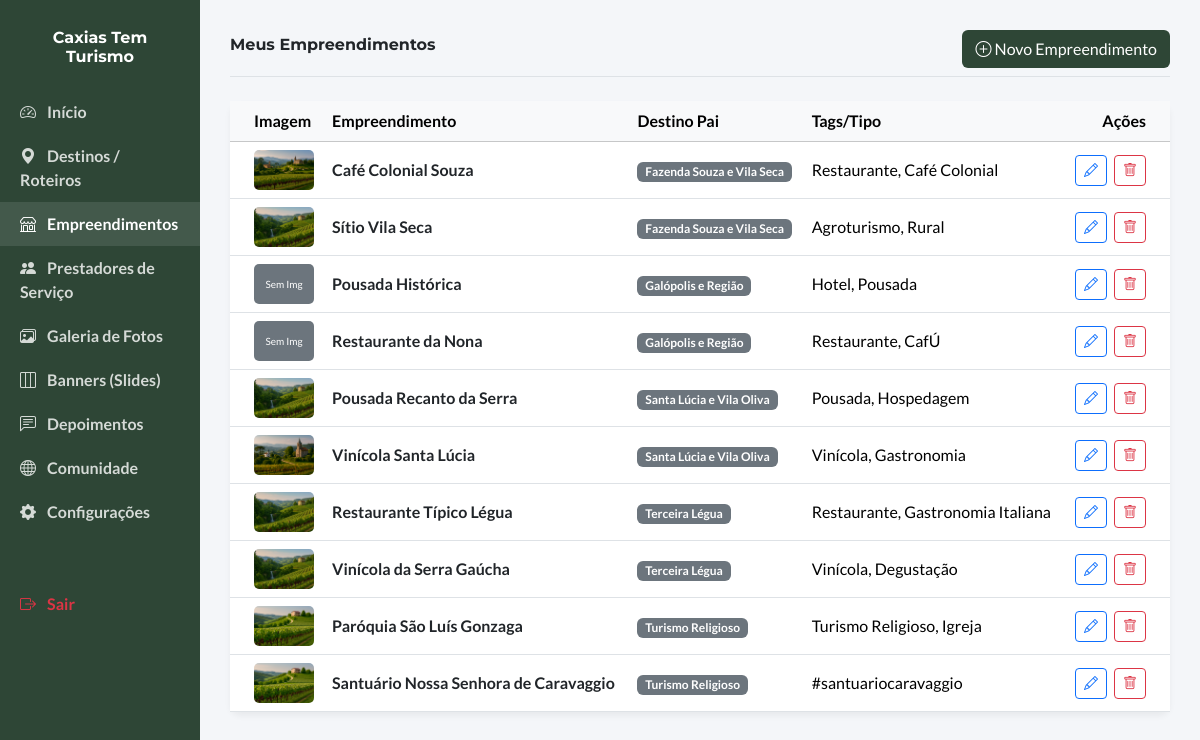
The page /admin/empreendimentos.php (signed in) on the database its author committed.
### tables this page shows
CREATE TABLE `empreendimentos` (
  `id` int(11) NOT NULL AUTO_INCREMENT,
  `destino_id` int(11) NOT NULL,
  `titulo` varchar(255) NOT NULL,
  `descricao` text DEFAULT NULL,
  `contato` varchar(255) DEFAULT NULL,
  `endereco` varchar(255) DEFAULT NULL,
  `imagem` varchar(255) DEFAULT NULL,
  `tags` varchar(255) DEFAULT NULL,
  `alt_text` varchar(255) DEFAULT '',
  PRIMARY KEY (`id`),
  KEY `destino_id` (`destino_id`),
  CONSTRAINT `empreendimentos_ibfk_1` FOREIGN KEY (`destino_id`) REFERENCES `destinos` (`id`) ON DELETE CASCADE
);

CREATE TABLE `destinos` (
  `id` int(11) NOT NULL AUTO_INCREMENT,
  `titulo` varchar(100) NOT NULL,
  `slug` varchar(100) NOT NULL,
  `descricao` text NOT NULL,
  `imagem` varchar(255) NOT NULL,
  `tags` varchar(255) DEFAULT NULL,
  `ordem` int(11) DEFAULT 0,
  `is_featured` tinyint(1) DEFAULT 0,
  `criado_em` timestamp NOT NULL DEFAULT current_timestamp(),
  `atualizado_em` timestamp NOT NULL DEFAULT current_timestamp() ON UPDATE current_timestamp(),
  `meta_keywords` varchar(255) DEFAULT '',
  `meta_description` text DEFAULT '',
  PRIMARY KEY (`id`),
  UNIQUE KEY `slug` (`slug`)
);

### admin/empreendimentos.php (the view, shortened to what this page needs)
<?php
require_once 'config.php';
$sql = "SELECT e.*, d.titulo as destino_titulo
        FROM empreendimentos e
        LEFT JOIN destinos d ON e.destino_id = d.id
        ORDER BY d.titulo ASC, e.titulo ASC";
$res_empreendimentos = $conn->query($sql);
?>
<!DOCTYPE html>
<html lang="pt-BR">
<head>
    <link href="https://cdn.jsdelivr.net/npm/bootstrap@5.3.3/dist/css/bootstrap.min.css" rel="stylesheet">
    <link rel="stylesheet" href="https://cdn.jsdelivr.net/npm/bootstrap-icons@1.11.3/font/bootstrap-icons.min.css">
</head>
<body>
<div class="container-fluid">
    <div class="row">
        <div class="col-md-3 col-lg-2 sidebar px-0 d-none d-md-block">
            <h5 class="text-center mb-4 mt-2 navbar-brand">Caxias Tem<br>Turismo</h5>
            <a href="index.php"><i class="bi bi-speedometer2 me-2"></i> Início</a>
            <a href="destinos.php"><i class="bi bi-geo-alt-fill me-2"></i> Destinos / Roteiros</a>
            <a href="empreendimentos.php" class="active"><i class="bi bi-shop me-2"></i> Empreendimentos</a>
            <a href="prestadores.php"><i class="bi bi-people-fill me-2"></i> Prestadores de Serviço</a>
            <a href="galeria.php"><i class="bi bi-images me-2"></i> Galeria de Fotos</a>
            <a href="banners.php"><i class="bi bi-layout-three-columns me-2"></i> Banners (Slides)</a>
            <a href="testimonials.php"><i class="bi bi-chat-left-text me-2"></i> Depoimentos</a>
            <a href="comunidade_moderar.php"><i class="bi bi-globe me-2"></i> Comunidade</a>
            <a href="configuracoes.php"><i class="bi bi-gear-fill me-2"></i> Configurações</a>
            <a href="logout.php" class="text-danger mt-5"><i class="bi bi-box-arrow-right me-2"></i> Sair</a>
        </div>
        <div class="col-md-9 col-lg-10 main-content">
            <div class="d-flex justify-content-between align-items-center mb-4 border-bottom pb-2">
                <h2 class="navbar-brand">Meus Empreendimentos</h2>
                <a href="empreendimento_form.php" class="btn text-white" style="background-color: #2E4636;">
                    <i class="bi bi-plus-circle"></i> Novo Empreendimento
                </a>
            </div>
            <div class="card card-custom">
                <div class="card-body p-0">
                    <div class="table-responsive">
                        <table class="table table-hover mb-0 align-middle">
                            <thead class="table-light">
                                <tr>
                                    <th class="ps-4">Imagem</th>
                                    <th>Empreendimento</th>
                                    <th>Destino Pai</th>
                                    <th>Tags/Tipo</th>
                                    <th class="text-end pe-4">Ações</th>
                                </tr>
                            </thead>
                            <tbody>
                                <?php if($res_empreendimentos && $res_empreendimentos->num_rows > 0): ?>
                                    <?php while($emp = $res_empreendimentos->fetch_assoc()): ?>
                                        <tr>
                                            <td class="ps-4">
                                                <?php if(!empty($emp['imagem'])): ?>
                                                    <img src="../img/<?php echo htmlspecialchars($emp['imagem']); ?>" width="60" height="40" alt="img">
                                                <?php else: ?>
                                                    <div class="bg-secondary text-white d-flex align-items-center justify-content-center" style="width: 60px; height: 40px; border-radius: 5px; font-size: 10px;">Sem Img</div>
                                                <?php endif; ?>
                                            </td>
                                            <td>
                                                <strong class="d-block text-dark"><?php echo htmlspecialchars($emp['titulo']); ?></strong>
                                            </td>
                                            <td>
                                                <span class="badge bg-secondary"><?php echo htmlspecialchars($emp['destino_titulo'] ?? 'Desconhecido'); ?></span>
                                            </td>
                                            <td>
                                                <?php echo htmlspecialchars($emp['tags']); ?>
                                            </td>
                                            <td class="text-end pe-4">
                                                <a href="empreendimento_form.php?id=<?php echo $emp['id']; ?>" class="btn btn-sm btn-outline-primary" title="Editar">
                                                    <i class="bi bi-pencil"></i>
                                                </a>
                                                <a href="empreendimento_delete.php?id=<?php echo $emp['id']; ?>" class="btn btn-sm btn-outline-danger ms-1" onclick="return confirm('Tem certeza que deseja apagar o empreendimento <?php echo htmlspecialchars(addslashes($emp['titulo'])); ?>?');" title="Excluir">
                                                    <i class="bi bi-trash"></i>
                                                </a>
                                            </td>
                                        </tr>
                                    <?php endwhile; ?>
                                <?php else: ?>
                                    <tr>
                                        <td colspan="5" class="text-center py-5 text-muted">Ainda não há nenhum empreendimento cadastrado. <br>Eles aparecerão dentro das páginas dos destinos!</td>
                                    </tr>
                                <?php endif; ?>
                            </tbody>
                        </table>
                    </div>
                </div>
            </div>
        </div>
    </div>
</div>
</body>
</html>

### admin/empreendimentos.php (style rules this page uses)
body { font-family: 'Lato', sans-serif; background-color: #f4f6f9; }
.sidebar { min-height: 100vh; background-color: #2E4636; color: white; padding-top: 20px; }
.sidebar a { color: rgba(255,255,255,0.8); text-decoration: none; display: block; padding: 10px 20px; font-weight: bold; }
.sidebar a:hover, .sidebar a.active { background-color: rgba(255,255,255,0.1); color: white; }
.main-content { padding: 30px; }
.navbar-brand { font-family: 'Montserrat', sans-serif; font-weight: 700; }
.card-custom { background: white; border-radius: 10px; border: none; box-shadow: 0 4px 6px rgba(0,0,0,0.05); }
.table img { border-radius: 5px; object-fit: cover; }

### rows shown on the page
empreendimentos: imagem (picture), titulo "Café Colonial Souza", destino.titulo "Fazenda Souza e Vila Seca", tags "Restaurante, Café Colonial"
empreendimentos: imagem (picture), titulo "Sítio Vila Seca", destino.titulo "Fazenda Souza e Vila Seca", tags "Agroturismo, Rural"
empreendimentos: shows "Sem Img", titulo "Pousada Histórica", destino.titulo "Galópolis e Região", tags "Hotel, Pousada"
empreendimentos: shows "Sem Img", titulo "Restaurante da Nona", destino.titulo "Galópolis e Região", tags "Restaurante, CafÚ"
empreendimentos: imagem (picture), titulo "Pousada Recanto da Serra", destino.titulo "Santa Lúcia e Vila Oliva", tags "Pousada, Hospedagem"
empreendimentos: imagem (picture), titulo "Vinícola Santa Lúcia", destino.titulo "Santa Lúcia e Vila Oliva", tags "Vinícola, Gastronomia"
empreendimentos: imagem (picture), titulo "Restaurante Típico Légua", destino.titulo "Terceira Légua", tags "Restaurante, Gastronomia Italiana"
empreendimentos: imagem (picture), titulo "Vinícola da Serra Gaúcha", destino.titulo "Terceira Légua", tags "Vinícola, Degustação"
empreendimentos: imagem (picture), titulo "Paróquia São Luís Gonzaga", destino.titulo "Turismo Religioso", tags "Turismo Religioso, Igreja"
empreendimentos: imagem (picture), titulo "Santuário Nossa Senhora de Caravaggio", destino.titulo "Turismo Religioso", tags "#santuariocaravaggio"
